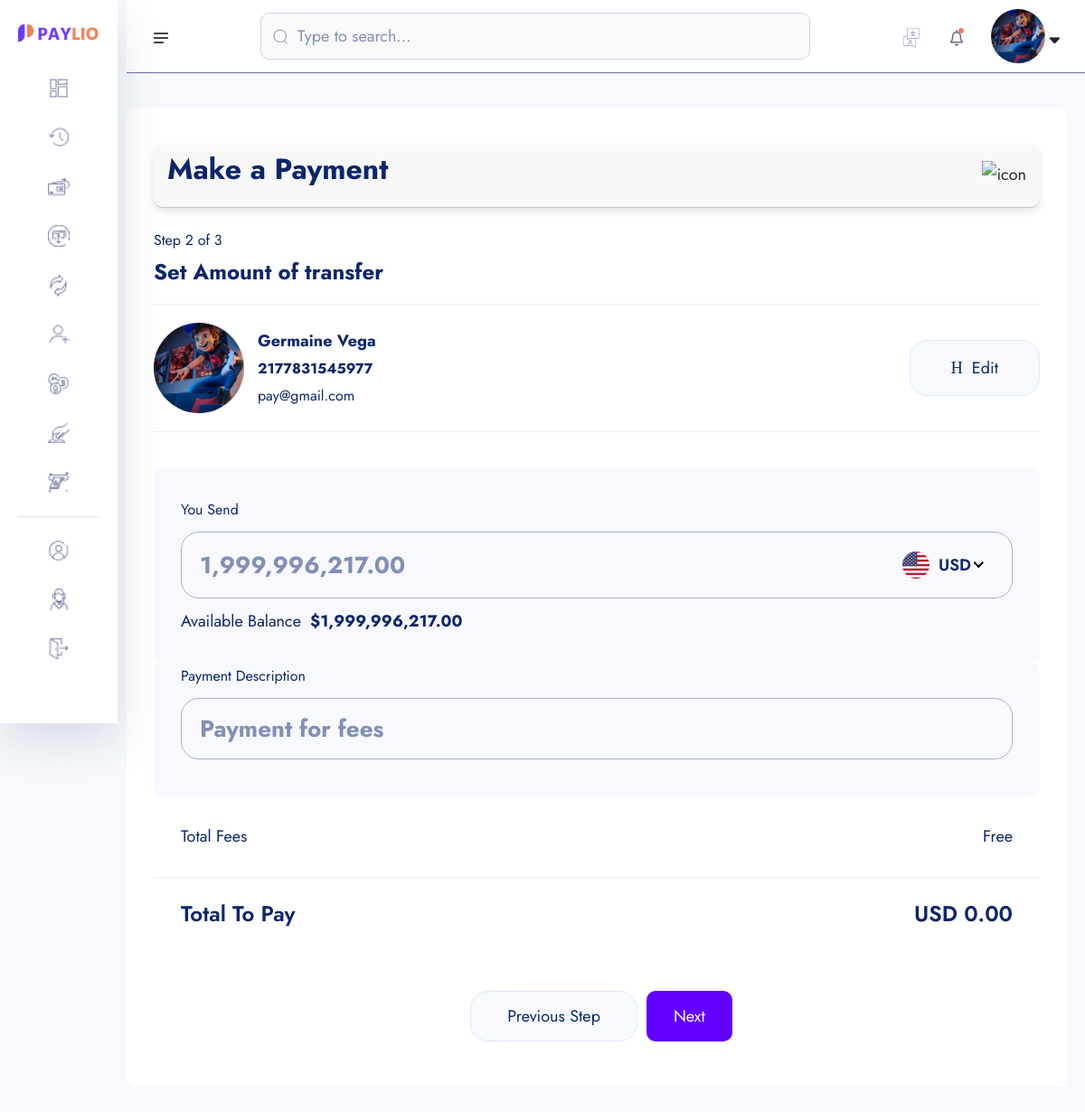
Before: /amount-transfer/2177831545977/ (signed in) with the older database file.
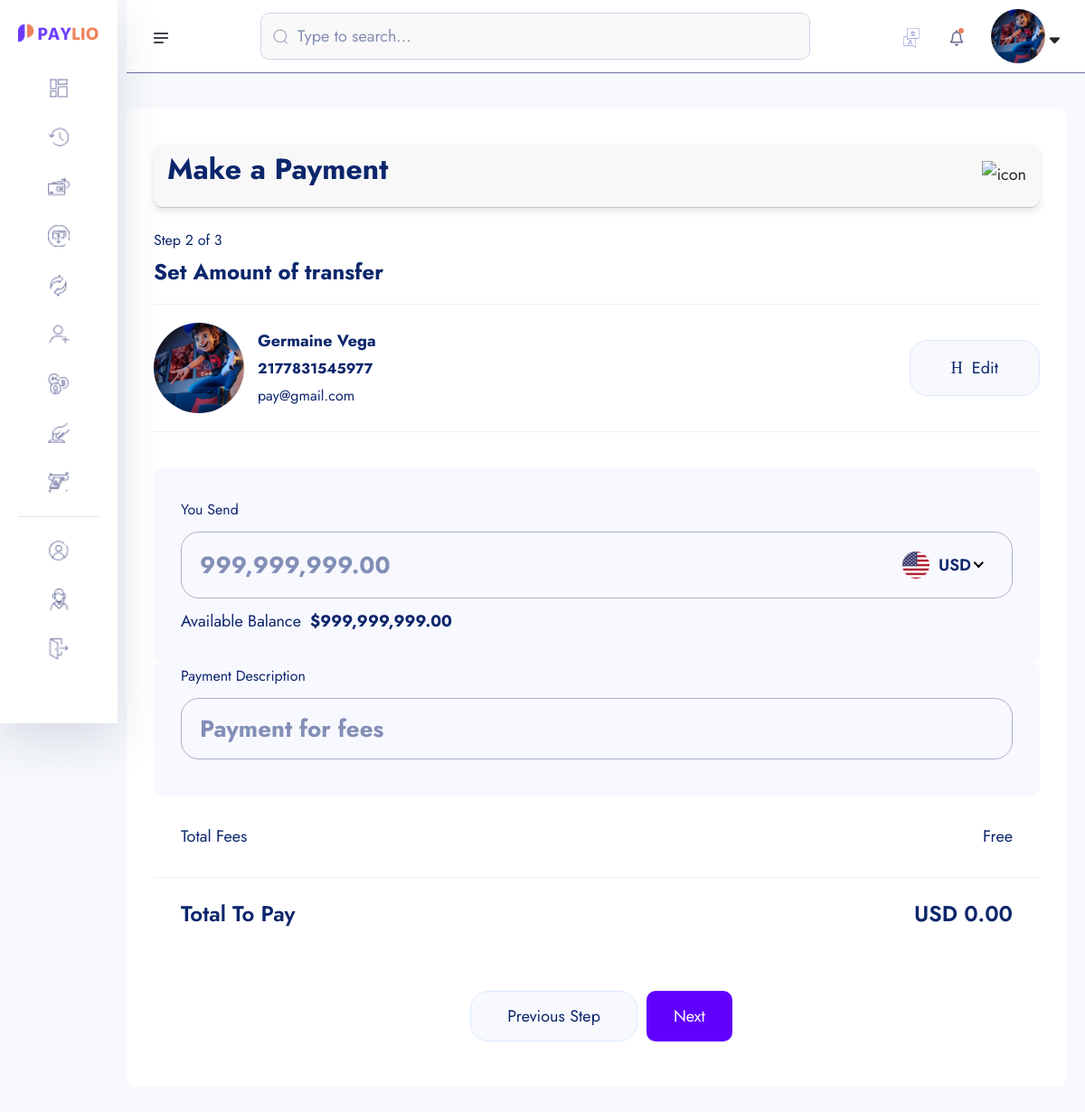
After: the same page with the newer database file.
### userauths/models.py (models this page shows, shortened)
class User(AbstractUser):
    username = models.CharField(max_length=255)
    email = models.EmailField(unique=True)
    is_staff = models.BooleanField(default=False)
    is_superuser = models.BooleanField(default=False)
    USERNAME_FIELD = "email"
    REQUIRED_FIELDS = ['username']

### account/models.py (models this page shows, shortened)
class Account(models.Model):
    id = models.UUIDField(primary_key=True, unique=True, default=uuid.uuid4, editable=False)
    user =  models.OneToOneField(User, on_delete=models.CASCADE)
    account_balance = models.DecimalField(max_digits=12, decimal_places=2, default=0.00)
    account_number = ShortUUIDField(unique=True,length=10, max_length=25, prefix="217", alphabet="1234567890")
    account_id = ShortUUIDField(unique=True,length=7, max_length=25, prefix="DEX", alphabet="1234567890")
    pin_number = ShortUUIDField(unique=True,length=4, max_length=7, alphabet="1234567890") #2737
    red_code = ShortUUIDField(unique=True,length=10, max_length=20, alphabet="abcdefgh1234567890")
    account_status = models.CharField(max_length=100, choices=ACCOUNT_STATUS, default="in-active")
    date = models.DateTimeField(auto_now_add=True)
    kyc_submitted = models.BooleanField(default=False)
    kyc_confirmed = models.BooleanField(default=False)
    recommended_by = models.ForeignKey(User, on_delete=models.DO_NOTHING, blank=True, null=True, related_name="recommended_by")
    review = models.CharField(max_length=100, null=True, blank=True, default="Review")
    class Meta:
        ordering = ['-date']

class KYC(models.Model):
    id = models.UUIDField(primary_key=True, unique=True, default=uuid.uuid4, editable=False)
    user =  models.OneToOneField(User, on_delete=models.CASCADE)
    account =  models.OneToOneField(Account, on_delete=models.CASCADE, null=True, blank=True)
    full_name = models.CharField(max_length=1000)
    image = models.ImageField(upload_to="kyc", default="default.jpg")
    marrital_status = models.CharField(choices=MARITAL_STATUS, max_length=40)
    gender = models.CharField(choices=GENDER, max_length=40)
    identity_type = models.CharField(choices=IDENTITY_TYPE, max_length=140)
    identity_image = models.ImageField(upload_to="kyc", null=True, blank=True)
    date_of_birth = models.DateTimeField(auto_now_add=False)
    signature = models.ImageField(upload_to="kyc")
    country = models.CharField(max_length=100)
    state = models.CharField(max_length=100)
    city = models.CharField(max_length=100)
    mobile = models.CharField(max_length=1000)
    fax = models.CharField(max_length=1000)
    date = models.DateTimeField(auto_now_add=True)
    class Meta:
        ordering = ['-date']

### core/transfer.py (the view)
# urls.py: path('amount-transfer/<account_number>/', transfer.amount_transfer, name='amount-transfer'),
def amount_transfer(request, account_number):
    try:
        account = Account.objects.get(account_number=account_number)
    except:
        messages.warning(request, "Account dosen't exist")
        return redirect("core:search-account")
    context = {
        "account": account,
    }
    return render(request, "transfer/amount_transfer.html", context)

### core/templates/transfer/amount_transfer.html (shortened to what this page needs)
{% extends "auth_base.html" %}
{% load static %}
{% load humanize %}
{% block content %}
    <section class="dashboard-section body-collapse pay step step-2">
        <div class="overlay pt-120">
            <div class="container-fruid">
                <div class="main-content">
                    <div class="head-area d-flex align-items-center justify-content-between">
                        <h4>Make a Payment</h4>
                        <div class="icon-area">
                            <img src="{% static 'assets1/images/icon/support-icon.png' %}" alt="icon">
                        </div>
                    </div>
                    <div class="choose-recipient">
                        <div class="step-area">
                            <span class="mdr">Step 2 of 3</span>
                            <h5>Set Amount of transfer</h5>
                        </div>
                        <div class="user-select">
                            <div class="single-user">
                                <div class="left d-flex align-items-center">
                                    <div class="img-area">
                                    <img src="{{ account.user.kyc.image.url }}" style="width: 100px; height: 100px; border-radius: 50%; object-fit: cover;"  alt="image">
                                </div>
                                <div class="text-area">
                                    <p>{{ account.user.kyc.full_name|title }}</p>
                                    <span class="mdr"><b>{{ account.account_number }}</b></span> <br>
                                    <span class="mdr">{{ account.user.email }}</span>
                                </div>
                                </div>
                                <div class="right">
                                    <a href="{% url 'core:search-account' %}">
                                        <i class="icon-h-edit"></i>
                                        Edit
                                    </a>
                                </div>
                            </div>
                        </div>
                    </div>
                    <form action="{% url 'core:amount-transfer-process' account.account_number %}" method="POST">
                        <div class="send-banance">
                            <span class="mdr">You Send</span>
                            <div class="input-area">
                                <input class="xxlr" onkeyup="CalculateBalance()" placeholder="{{ request.user.account.account_balance|intcomma }}" type="number" name='amount_send' id="amount_send">
                            </div>
                            <p>Available Balance<b>${{ request.user.account.account_balance|intcomma }}</b></p>
                        </div>
                        <div class="send-banance pt-0 mt-0">
                            <span class="mdr">Payment Description</span>
                            <div class="input-area">
                                <input class="xxlr" onkeyup="CalculateBalance()" placeholder="Payment for fees" type="text" name="description">
                            </div>
                        </div>
                        <ul class="total-fees">
                            <li>Total Fees</li>
                            <li>Free</li>
                        </ul>
                        <ul class="total-fees pay">
                            <li>
                                <h5>Total To Pay</h5>
                            </li>
                            <li>
                                <h5 id="total-to-pay">USD 0.00</h5>
                            </li>
                        </ul>
                        <div class="footer-area mt-40">
                            <a href="pay-step-1.html">Previous Step</a>
                            <button type="submit" style="padding: 10px 30px; border-radius: 10px; background: rgb(98, 0, 255); color: #fff;" class="active">Next</button>
                        </div>
                    </form>
                </div>
            </div>
        </div>
    </section>
{% endblock content %}

### templates/auth_base.html (shortened to what the changed rows need)
{% load static %}
<!doctype html>
<html lang="en">
<head>
    <link rel="stylesheet" href="{% static 'assets1/css/bootstrap.min.css' %}">
    <link rel="stylesheet" href="{% static 'assets1/css/fontawesome.min.css' %}">
    <link rel="stylesheet" href="{% static 'assets1/css/jquery-ui.css' %}">
    <link rel="stylesheet" href="{% static 'assets1/css/plugin/apexcharts.css' %}">
    <link rel="stylesheet" href="{% static 'assets1/css/plugin/nice-select.css' %}">
    <link rel="stylesheet" href="{% static 'assets1/css/arafat-font.css' %}">
    <link rel="stylesheet" href="{% static 'assets1/css/plugin/animate.css' %}">
    <link rel="stylesheet" href="{% static 'assets1/css/style.css' %}">
</head>
<body>
    <header class="header-section body-collapse">
        <div class="overlay">
            <div class="container-fruid">
                <div class="row d-flex header-area">
                    <div class="navbar-area d-flex align-items-center justify-content-between">
                        <div class="dashboard-nav">
                            <div class="single-item user-area">
                                <div class="profile-area d-flex align-items-center">
                                    <span class="user-profile">
                                        {% if request.user.kyc.image %}
                                            <img src="{{request.user.kyc.image.url}}" style="width: 60px; height: 60px; border-radius: 50%; object-fit: cover;" alt="image">
                                        {% else %}
                                            <img src="{% static 'assets1/images/default.jpg' %}" style="width: 50px; height: 50px; border-radius: 50%; object-fit: cover;" alt="image">
                                        {% endif %}
                                    </span>
                                </div>
                            </div>
                        </div>
                    </div>
                </div>
            </div>
        </div>
    </header>
    {% block content %}
    {% endblock content %}
</body>
</html>

Changed rows visible on the page:
changed through a linked row, User: amount_send "1,999,996,217.00" → "999,999,999.00"; user.account.account_balance "1,999,996,217.00" → "999,999,999.00"
